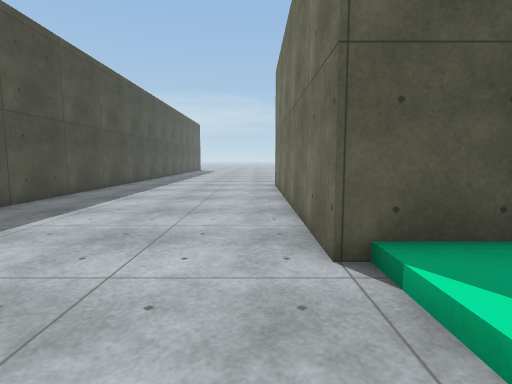
View 1 (above)

18 first-person views from a walk through a 3-D level made in the Unity game engine. The camera is 1.2 m above the floor, tilts 6° down and sees 80° across. The floor is counted in squares, 1 m on a side. Each view is taken from the middle of a square. On the plan, view 1 faces up. The plan holds only what a view shows up to about 13 squares ahead; the rest is blank. The place goes on beyond the plan. Surface patterns are stand-ins for the level's own textures.

View 2
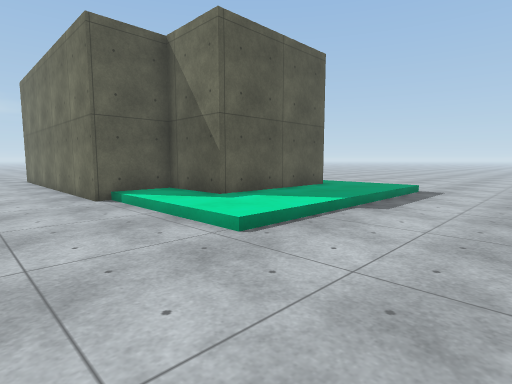

View 3
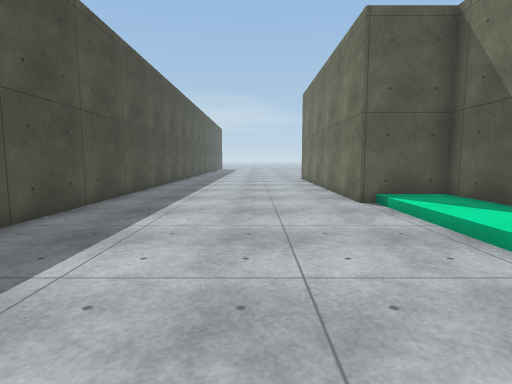

View 4
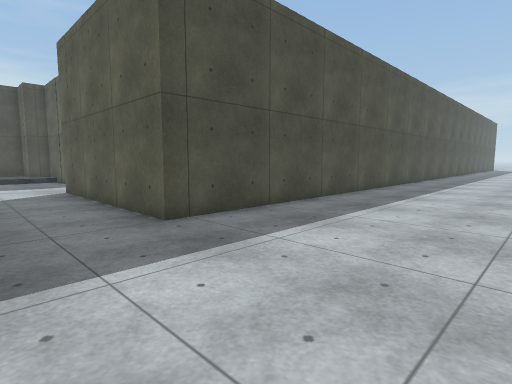

View 5
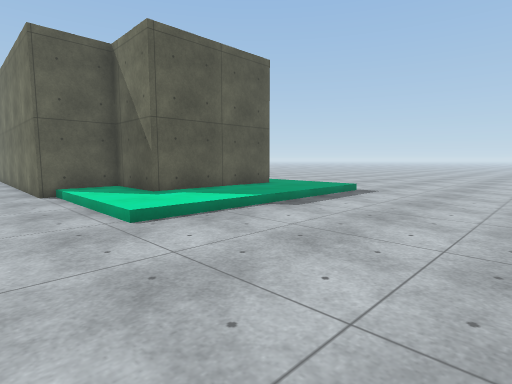

View 6
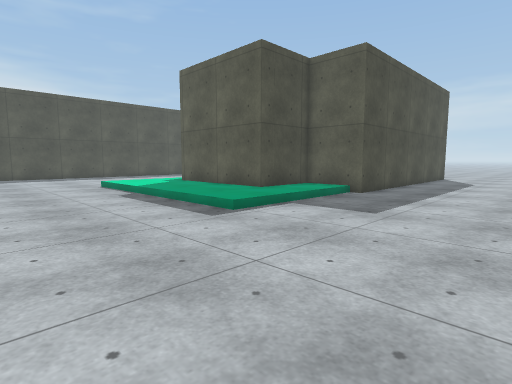

View 7
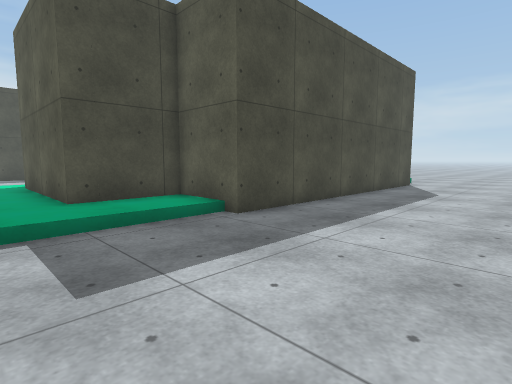

View 8
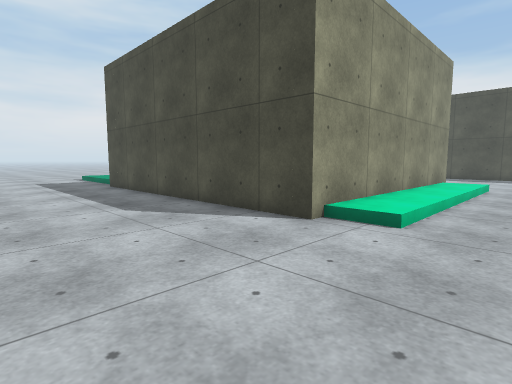

View 9
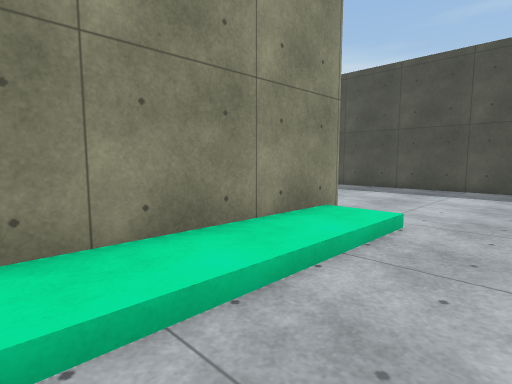

View 10
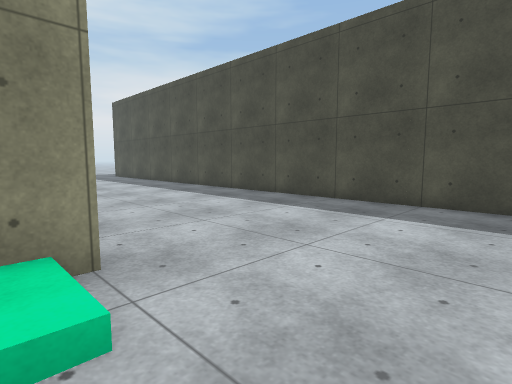

View 11
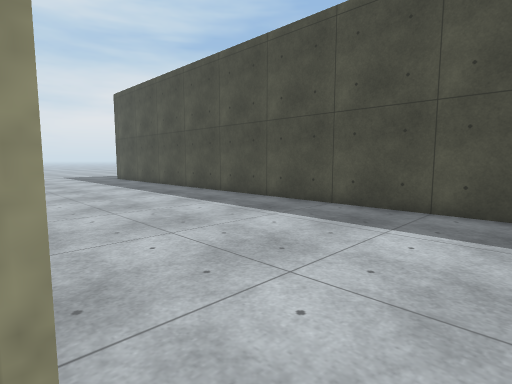

View 12
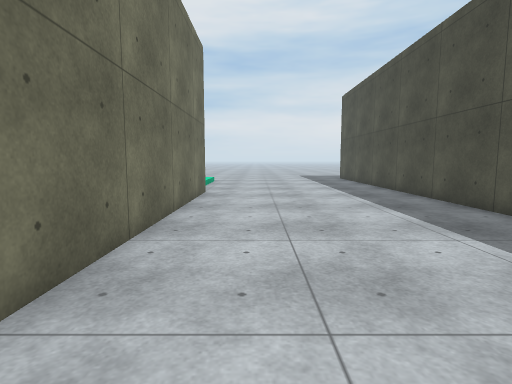

View 13
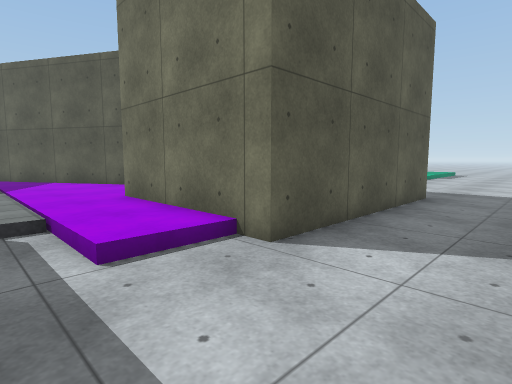

View 14
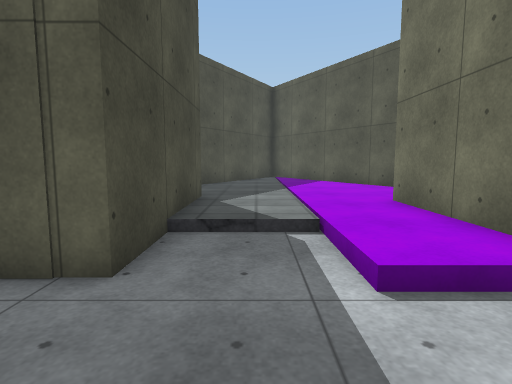

View 15
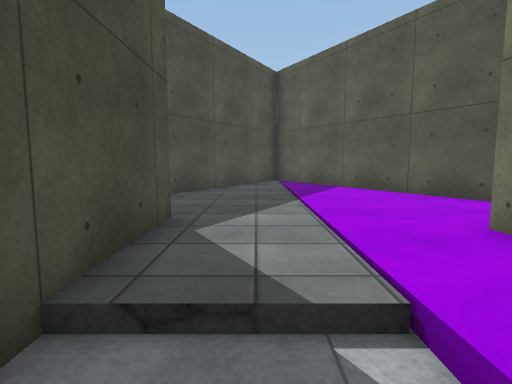

View 16
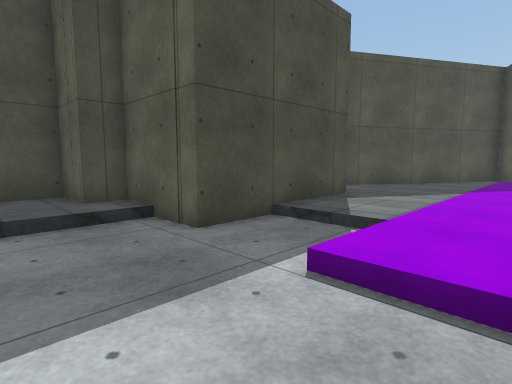

View 17
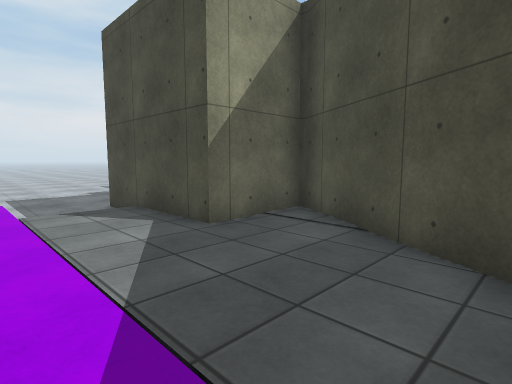

View 18
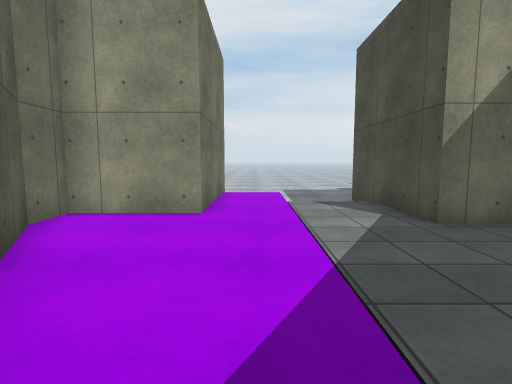

### Floor plan
Key: @ floor where view 1 was taken; # wall or solid block; . main floor; : floor 0.25 m higher than the main floor; / step, stairs or slope; O other object.
Columns run from 21 left of view 1 to 16 right of it. Each row starts with its distance up from view 1.
 18                  .......... .  ..... .
 17               #......................
 16               #......../////////......
 15               #........:::::::::......
 14               #.......####OOO####.....
 13               #.......#         #.....
 12               #.......#         #.....
 11               #.......#         #....
 10     ###       #.......#         #....
  9    ##/#       #.......#         #....
  8    #:/##      #.......#         #....
  7   ##:/:##     #.......#         #....
  6   #::/::#     #.......#         #....
  5  ##::/::##    #.......#         #.....
  4  #:::/:::#    #.......###    ####.....
  3 ##:::/:::##   #........:#    #::......
  2 #::::/::::#   #........:#    #::......
  1 ###::/::::#   #........:######::......
  0   #::/:####   #......@.:::::::::.....
 -1   #::/:#      #........:::::::::......
 -2   #///:#      #......../////////......
 -3   #../:#      #.......................
 -4 ###../:#      #.......................
 -5 #/.....########.......................
 -6 :/...................................
 -7  /.................. ............... .
 -8   .........   ..... . .....

Positions as (right, up) in squares from view 1, and headings:
1: (0, 0), facing up
2: (-2, -6), facing up-right
3: (-2, -5), facing up
4: (-1, -8), facing up-left
5: (-1, -8), facing up-right
6: (16, -7), facing up-left
7: (16, -1), facing up-left
8: (16, 18), facing down-left
9: (7, 18), facing down-left
10: (2, 18), facing down-left
11: (1, 15), facing down-left
12: (-1, 15), facing down
13: (-17, -8), facing up-right
14: (-17, -7), facing up
15: (-17, -4), facing up
16: (-14, -7), facing up-left
17: (-15, 6), facing down-left
18: (-15, 7), facing down
